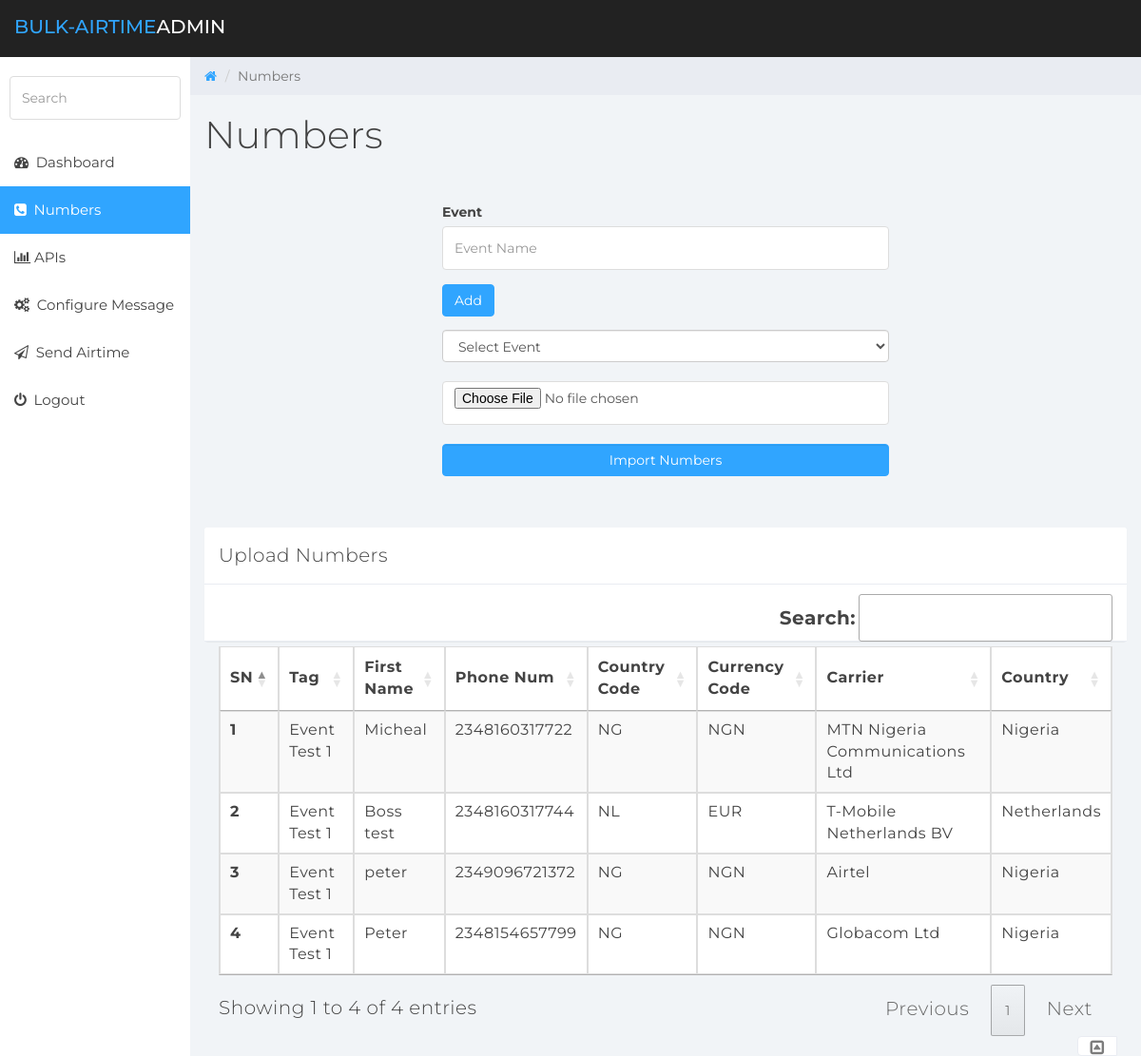
Screenshot of /dash/numbers.php with the database file from the repository.
### tables this page shows
CREATE TABLE IF NOT EXISTS `phone_number` (
  `sn` int(11) NOT NULL AUTO_INCREMENT,
  `tag_id` int(11) NOT NULL,
  `first_name` varchar(50) NOT NULL,
  `last_name` varchar(50) NOT NULL,
  `phone_number` varchar(50) NOT NULL,
  `country_code` varchar(10) NOT NULL,
  `country` varchar(50) NOT NULL,
  `carrier` varchar(50) NOT NULL,
  `currency_code` varchar(50) NOT NULL,
  `date_created` datetime NOT NULL DEFAULT CURRENT_TIMESTAMP,
  PRIMARY KEY (`sn`)
);

CREATE TABLE IF NOT EXISTS `tag` (
  `sn` int(11) NOT NULL AUTO_INCREMENT,
  `event` varchar(150) NOT NULL,
  PRIMARY KEY (`sn`)
);

### dash/numbers.php (the view, shortened to what this page needs)
<?php
require_once '../functions.php';
$db = new DataSource();
?>
<html>
<head>
    <link href="css/bootstrap.min.css" rel="stylesheet">
    <link href="css/font-awesome.min.css" rel="stylesheet">
    <link href="css/datepicker3.css" rel="stylesheet">
    <link href="css/number.css" rel="stylesheet">
    <link href="https://cdn.datatables.net/1.10.24/css/jquery.dataTables.min.css" rel="stylesheet" />
    <link href="https://cdn.datatables.net/buttons/1.7.0/css/buttons.dataTables.min.css" rel="stylesheet" />
</head>
<body>
    <nav class="navbar navbar-custom navbar-fixed-top" role="navigation">
        <div class="container-fluid">
            <div class="navbar-header">
                <a class="navbar-brand" href="#"><span>Bulk-Airtime</span>Admin</a>
            </div>
        </div>
    </nav>
    <div id="sidebar-collapse" class="col-sm-3 col-lg-2 sidebar">
        <form role="search">
            <div class="form-group">
                <input type="text" class="form-control" placeholder="Search">
            </div>
        </form>
        <ul class="nav menu">
            <li><a href="index.php"><em class="fa fa-dashboard">&nbsp;</em> Dashboard</a></li>
            <li class="active"><a href="numbers.php"><em class="fa fa-phone-square">&nbsp;</em> Numbers</a></li>
            <li><a href="airtime-prov.php"><em class="fa fa-bar-chart">&nbsp;</em>APIs</a></li>
            <li><a href="config-msg.php"><em class="fa fa-cogs">&nbsp;</em> Configure Message</a></li>
            <li><a href="send.php"><em class="fa fa-paper-plane-o">&nbsp;</em> Send Airtime</a></li>
            <li><a href="../login.php"><em class="fa fa-power-off">&nbsp;</em> Logout</a></li>
        </ul>
    </div>
    <div class="col-sm-9 col-sm-offset-3 col-lg-10 col-lg-offset-2 main">
        <div class="row">
            <ol class="breadcrumb">
                <li>
                    <a href="#">
                        <em class="fa fa-home"></em>
                    </a>
                </li>
                <li class="active">Numbers</li>
            </ol>
        </div>
        <div class="row">
            <div class="col-lg-12">
                <h1 class="page-header">Numbers</h1>
            </div>
        </div><br>
        <div class="row">
            <div class="col-lg-6 col-lg-offset-3">
                <form id="frmAddEvent">
                    <div class="position-relative form-group">
                        <label for="exampleEmail" class="">Event</label>
                        <input name="events" placeholder="Event Name" type="text" class="form-control">
                    </div>
                    <button class="mt-1 btn btn-primary" id="btnAddEvent">Add</button>
                </form>
                <form action="" method="post" name="frmCSVImport" id="frmCSVImport" enctype="multipart/form-data">
                    <div class="row">
                        <div class="col-lg-12">
                            <select name="tag" class="form-control">
                                <?php echo $db->loadTagsIntoCombo(); ?>
                            </select>
                        </div>
                    </div>
                    <br />
                    <div class="row">
                        <div class="col-lg-12">
                            <input type="file" name="file" class="form-control" accept=".csv">
                        </div>
                    </div>
                    <br />
                    <div class="row">
                        <div class="col-lg-12">
                            <button class="btn btn-primary form-control" name="import" type="submit" id="submit">
                                Import Numbers
                            </button>
                        </div>
                    </div>
                </form>
            </div>
        </div>
        <br /><br />
        <div class="row">
            <div class="col-md-12">
                <div class="panel panel-default articles">
                    <div class="panel-heading">
                        Upload Numbers
                    </div>
                    <div class="panel-heading">
                        <?php
                        $sqlSelect = "SELECT * FROM phone_number AS p INNER JOIN tag AS t ON p.tag_id = t.sn";
                        $result = $db->select($sqlSelect);
                        if (!empty($result)) {
                        ?>
                            <table class="myDataTable table table-hover table-striped table-bordered" id="userTable">
                                <thead>
                                    <tr>
                                        <th scope="col">SN</th>
                                        <th scope="col">Tag</th>
                                        <th scope="col">First Name</th>
                                        <th scope="col">Phone Num</th>
                                        <th scope="col">Country Code</th>
                                        <th scope="col">Currency Code</th>
                                        <th scope="col">Carrier</th>
                                        <th scope="col">Country</th>
                                    </tr>
                                </thead>
                                <tbody>
                                    <?php
                                    $sn = 0;
                                    foreach ($result as $row) {
                                        $sn++;
                                    ?>
                                        <tr>
                                            <th scope="row"><?php echo $sn; ?></th>
                                            <td><?php echo $row['event']; ?></td>
                                            <td><?php echo $row['first_name']; ?></td>
                                            <td><?php echo $row['phone_number']; ?></td>
                                            <td><?php echo $row['country_code']; ?></td>
                                            <td><?php echo $row['currency_code']; ?></td>
                                            <td><?php echo $row['carrier']; ?></td>
                                            <td><?php echo $row['country']; ?></td>
                                        </tr>
                                    <?php
                                    }
                                    ?>
                                </tbody>
                            </table>
                        <?php
                        }
                        ?>
                        <span class="pull-right clickable panel-toggle panel-button-tab-left"><em class="fa fa-toggle-up"></em></span>
                    </div>
                </div>
            </div>
        </div>
    </div>
</body>
</html>

### functions.php (shortened to what this page needs)
<?php
class DataSource
{
    private $conn;
    public function __construct()
    {
        $this->conn = $this->getConnection();
    }
    public function getConnection()
    {
        $conn = new mysqli(self::HOST, self::USERNAME, self::PASSWORD, self::DATABASENAME);
        $conn->set_charset("utf8");
        return $conn;
    }
    public function getPDOConnection()
    {
        $host = 'localhost';
        $db_name = 'airtime-dis';
        $username = 'root';
        $password = "";
        try{
            $conn = new PDO("mysql:host=" . $host . ";dbname=" . $db_name, $username, $password);
            $conn->setAttribute(PDO::ATTR_ERRMODE, PDO::ERRMODE_EXCEPTION);
            return $conn;
        }catch(PDOException $exception){
            die("Connection error: " . $exception->getMessage());
            die("<h2> Server Error. Contact Administrator</h2>");
        }
    }
    public function select($query, $paramType = "", $paramArray = array())
    {
        $stmt = $this->conn->prepare($query);
        $stmt->execute();
        $result = $stmt->get_result();
        if ($result->num_rows > 0) {
            while ($row = $result->fetch_assoc()) {
                $resultset[] = $row;
            }
        }
        if (! empty($resultset)) {
            return $resultset;
        }
    }
    public function loadTagsIntoCombo($param_cat = '')
    {
        $r = '';
        $con = $this->getPDOConnection();
        try {
            $query = "SELECT * FROM tag ORDER BY event ASC";
            $prepared_query = $con->prepare($query);
            $prepared_query->execute();
            $count = $prepared_query->rowCount();
          if($count > 0){
            $stmt = $prepared_query ->fetchAll();
            $r .= "<option value = '-1'>Select Event</option>";
            foreach ($stmt as $tags => $tag) {
              if($tag['sn'] == $param_cat){
                $r .= "<option value='" . $tag['sn'] . "' selected='selected'>" . $tag['event'] . "</option>";
                $cat_found = true;
              }else{
                $r .= "<option value='" . $tag['sn'] . "'>" . $tag['event'] . "</option>";
              }
            }
          }else{
            $r .= "<option value = '-1'>No Record Found</option>";
          }
        } catch (Exception $e) {
          return '-1';
        }
        return $r;
    }
}

### dash/css/number.css (style rules this page uses)
body { background: #f1f4f7; padding-top: 60px; font-size: 14px; color: #444444; font-family: "Montserrat", "Helvetica Neue", Helvetica, Arial, sans-serif; }
a, a:hover, a:focus { color: #30a5ff; }
h1, h2, h3, h4, h5, h6 { color: #444444; }
h1 { font-weight: 300; font-size: 40px; }
input.form-control { border: 1px solid #ddd; box-shadow: none; height: 46px; }
.navbar-custom { background: #222; height: 60px; }
.navbar-header .navbar-brand { color: #fff; font-size: 20px; text-transform: uppercase; font-weight: 500; height: 60px; padding-top: 18px; }
.navbar-header .navbar-brand span { color: #30a5ff; }
.btn-primary, .btn-primary:hover, .btn-primary:focus, .btn-primary:active, .btn-primary.active, .open > .dropdown-toggle.btn-primary, .btn-primary.disabled, .btn-primary[disabled], fieldset[disabled] .btn-primary, .btn-primary.disabled:hover, .btn-primary[disabled]:hover, fieldset[disabled] .btn-primary:hover, .btn-primary.disabled:focus, .btn-primary[disabled]:focus, fieldset[disabled] .btn-primary:focus, .btn-primary.disabled:active, .btn-primary[disabled]:active, fieldset[disabled] .btn-primary:active, .btn-primary.disabled.active, .btn-primary[disabled].active, fieldset[disabled] .btn-primary.active { background-color: #30a5ff; border-color: #30a5ff; }
.panel { border: 0; }
.panel-heading .fa-toggle-up, .panel-heading .fa-toggle-down { font-size: 17px; }
.panel-heading { font-size: 20px; font-weight: 300; letter-spacing: 0.025em; height: 60px; line-height: 38px; }
.panel-default .panel-heading { background: #fff; border-bottom: 1px solid #e9ecf2; color: #444444; }
.panel-settings a, .panel-toggle { width: 40px; padding: 2px 0 0 0; }
.panel-settings, .panel-toggle { display: inline-block; margin: -1px -5px 0 15px !important; border-radius: 4px; text-align: center; border: 1px solid #e9ecf2; color: #7c7c7c; background: #fff; width: 42px; }
.clickable { cursor: pointer; }
.panel-heading span { margin: 0px; font-size: 14px; }
.panel-button-tab-left { border-top-right-radius: 0; border-bottom-right-radius: 0; }
.navbar { border: 0; }
.sidebar { display: block; padding: 0; display: none; box-shadow: none; background: #fff; }
.sidebar ul { margin: 20px 0px; }
.sidebar form { padding: 10px 0 0 0; margin: 10px 10px 20px 10px; }
@media (min-width: 768px) { .sidebar { display: block; position: fixed; top: 60px; bottom: 0; left: 0; z-index: 1000; display: block; margin: 0; padding: 0; overflow-x: hidden; overflow-y: auto; } }
@media (min-width: 768px) { .navbar-header { width: 100%; } }
.sidebar ul.nav .active a, .sidebar ul.nav li.parent a.active, .sidebar ul.nav .active > a:hover, .sidebar ul.nav li.parent a.active:hover, .sidebar ul.nav .active > a:focus, .sidebar ul.nav li.parent a.active:focus { color: #fff; background-color: #30a5ff; }
.sidebar ul.nav li a { height: 50px; font-size: 15px; line-height: 2em; color: #444444; }
.breadcrumb { border-radius: 0; padding: 10px 15px 10px 15px; background: #e9ecf2; margin: 0; }
h1.page-header { margin-top: 20px; border-bottom: 0; }
.table { background: #fff; }
.table > thead > tr > th { border-bottom: 1px solid #e6e7e8; vertical-align: middle; height: 50px; }

### rows the page displays
phone_number: tag.event "Event Test 1", first_name "Micheal", phone_number "2348160317722", country_code "NG", currency_code "NGN", carrier "MTN Nigeria Communications Ltd", country "Nigeria"
phone_number: tag.event "Event Test 1", first_name "Boss test", phone_number "2348160317744", country_code "NL", currency_code "EUR", carrier "T-Mobile Netherlands BV", country "Netherlands"
phone_number: tag.event "Event Test 1", first_name "peter", phone_number "2349096721372", country_code "NG", currency_code "NGN", carrier "Airtel", country "Nigeria"
phone_number: tag.event "Event Test 1", first_name "Peter", phone_number "2348154657799", country_code "NG", currency_code "NGN", carrier "Globacom Ltd", country "Nigeria"
